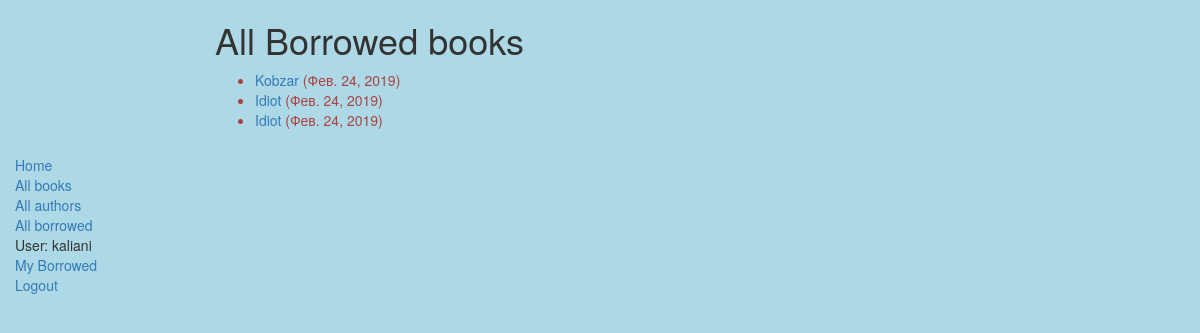
Screenshot of /borrowed/ (signed in) with the database file from the repository.
### catalog/models.py (models this page shows, shortened)
class BookInstance(models.Model):
    id = models.UUIDField(primary_key=True, default=uuid.uuid4, help_text="Unique ID for this particular book across whole library")
    book = models.ForeignKey('Book', on_delete=models.SET_NULL, null=True)
    imprint = models.CharField(max_length=200)
    due_back = models.DateField(null=True, blank=True)
    language = models.ForeignKey(Language, on_delete=models.SET_NULL, null = True)
    borrower = models.ForeignKey(User, on_delete=models.SET_NULL, null=True, blank=True)
    LOAN_STATUS = (
        ('m', 'Maintenance'),
        ('o', 'On loan'),
        ('a', 'Available'),
        ('r', 'Reserved'),
    )
    status = models.CharField(max_length=1, choices=LOAN_STATUS, blank=True, default='m', help_text='Book availability')
    class Meta:
        ordering = ["due_back"]
    @property
    def is_overdue(self):
        if self.due_back and date.today() > self.due_back:
            return True
        return False

class Book(models.Model):
    title = models.CharField(max_length=200)
    author = models.ForeignKey('Author', on_delete=models.SET_NULL, null=True)
    summary = models.TextField(max_length=1000, help_text="Enter a brief description of the book")
    isbn = models.CharField('ISBN',max_length=13, help_text='13 Character <a href="https://www.isbn-international.org/content/what-isbn">ISBN number</a>')
    genre = models.ManyToManyField(Genre, help_text="Select a genre for this book")
    def display_genre(self):
        return ', '.join([ genre.name for genre in self.genre.all()[:3] ])
    display_genre.short_description = 'Genre'

### catalog/views.py (the view)
# urls.py: url(r'^borrowed/$', views.LoanedBooksByStaffListView.as_view(), name='borrowed'),
class LoanedBooksByStaffListView(LoginRequiredMixin,generic.ListView):
    model = BookInstance
    permission_required = 'catalog.can_mark_returned'
    template_name ='catalog/bookinstance_list_borrowed_staff.html'
    paginate_by = 10
    def get_queryset(self):
        return BookInstance.objects.filter(status__exact='o').order_by('due_back')

### catalog/templates/catalog/bookinstance_list_borrowed_staff.html
{% extends "base_generic.html" %}
{% block content %}
    <h1>All Borrowed books</h1>
    {% if bookinstance_list %}
    <ul>
      {% for bookinst in bookinstance_list %}
      <li class="{% if bookinst.is_overdue %}text-danger{% endif %}">
        <a href="{% url 'book-detail' bookinst.book.pk %}">{{bookinst.book.title}}</a> ({{ bookinst.due_back }})
      </li>
      {% endfor %}
    </ul>
    {% else %}
      <p>There are no books borrowed.</p>
    {% endif %}
{% endblock %}

### catalog/templates/base_generic.html (shortened to what this page needs)
<!DOCTYPE html>
<html lang="en">
<head>
  <link rel="stylesheet" href="https://maxcdn.bootstrapcdn.com/bootstrap/3.3.7/css/bootstrap.min.css">
  {% load static %}
  <link rel="stylesheet" href="{% static 'css/styles.css' %}">
</head>
<body>
  <div class="container-fluid">
    <div class="row">
      <div class="col-sm-2">
      {% block sidebar %}
      <ul class="sidebar-nav">
          <li><a href="{% url 'index' %}">Home</a></li>
          <li><a href="{% url 'books' %}">All books</a></li>
          <li><a href="{% url 'authors' %}">All authors</a></li>
          <li><a href="{% url 'borrowed' %}">All borrowed</a></li>
        {% if user.is_authenticated %}
          <li>User: {{ user.get_username }}</li>
          <li><a href="{% url 'my-borrowed' %}">My Borrowed</a></li>
          <li><a href="{% url 'logout'%}?next={{request.path}}">Logout</a></li>
        {% else %}
           <li><a href="{% url 'login'%}?next={{request.path}}">Login</a></li>
        {% endif %}
      </ul>
     {% endblock %}
      </div>
      <div class="col-sm-10 ">
      {% block content %}{% endblock %}
      </div>
    </div>
  </div>
</body>
</html>

### catalog/static/styles.css (style rules this page uses)
.sidebar-nav { margin-top: 155px; padding: 0; list-style: none; }
body { background: lightblue; }

### rows the page displays
BookInstance: book "Kobzar", due_back "Фев. 24, 2019"
BookInstance: book "Idiot", due_back "Фев. 24, 2019"
BookInstance: book "Idiot", due_back "Фев. 24, 2019"

### other values shown
{{ user.get_username }} "kaliani"
